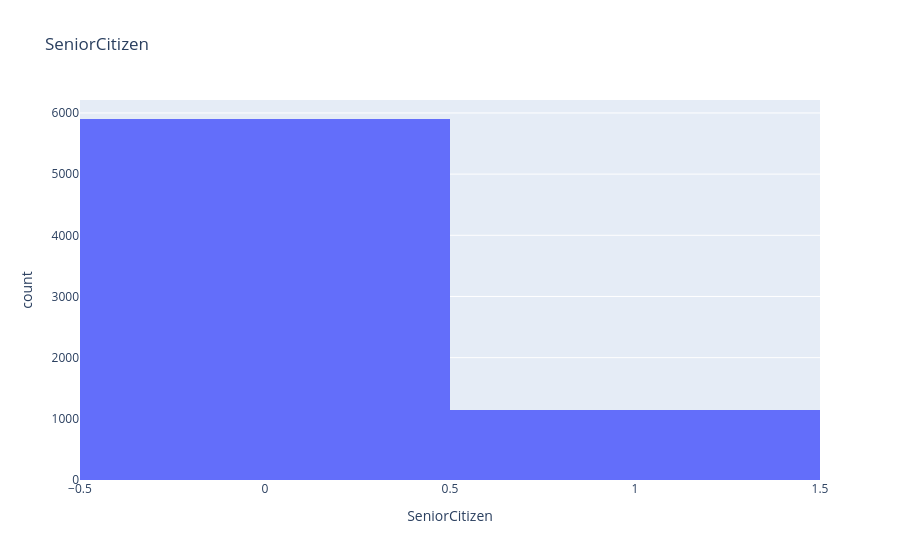
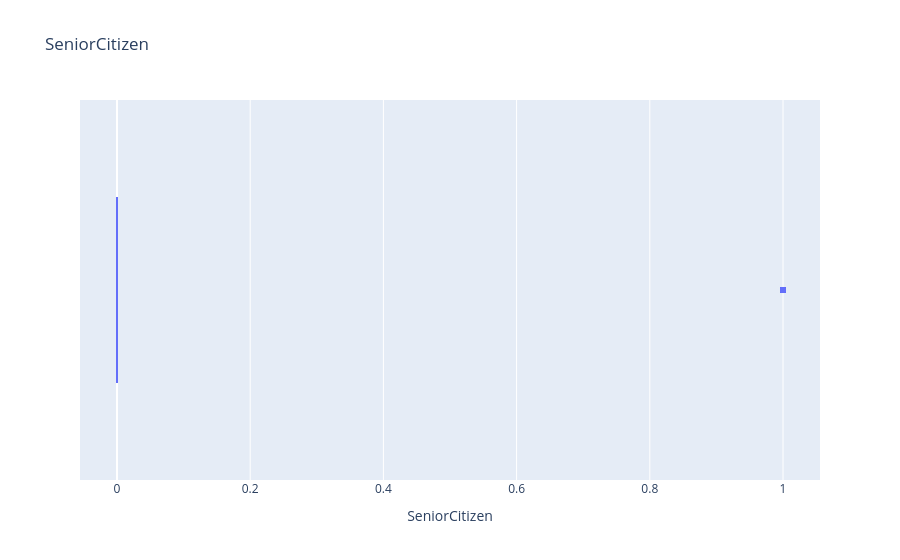
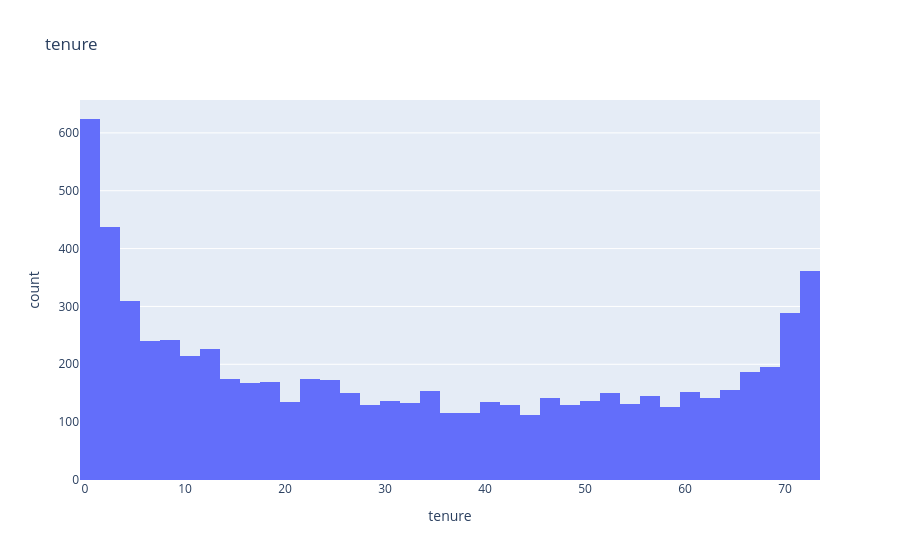
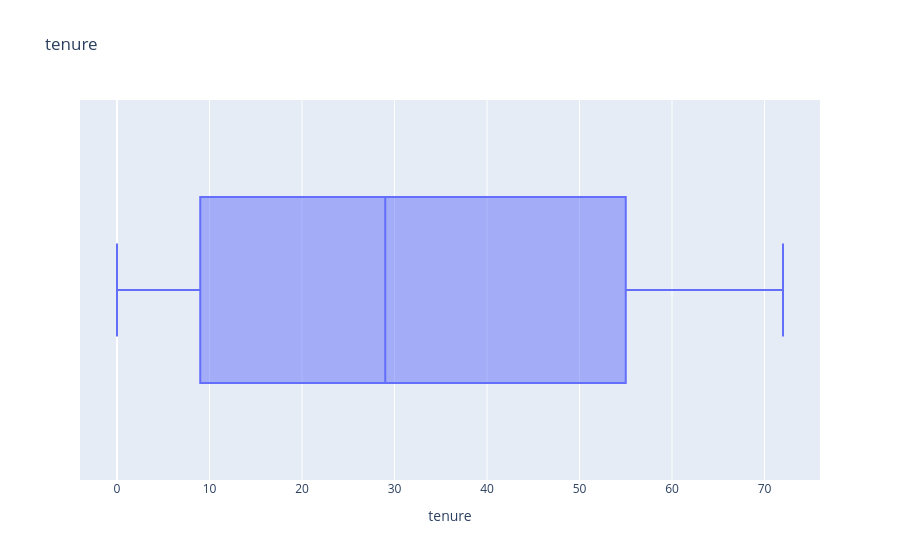

The code cell stored with these charts, in order, in its notebook:
### Code cell
for col in num_cols1:

    px.histogram(data_frame= df, x= col, title= col).show()
    px.box(data_frame= df, x= col, title= col).show()

### Figure 1 — Plotly figure (JSON) as saved in the notebook; plotly's stock layout.template omitted (floating-point values rounded to 4 significant figures; data arrays with more than 128 entries replaced by an {"elided": "..."} marker saying what was removed)
{"data": [{"bingroup": "x", "hovertemplate": "SeniorCitizen=%{x}<br>count=%{y}<extra></extra>", "legendgroup": "", "marker": {"color": "#636efa", "pattern": {"shape": ""}}, "name": "", "orientation": "v", "showlegend": false, "type": "histogram", "x": {"elided": "7043 int values"}, "xaxis": "x", "yaxis": "y"}], "layout": {"barmode": "relative", "legend": {"tracegroupgap": 0}, "title": {"text": "SeniorCitizen"}, "xaxis": {"anchor": "y", "domain": [0, 1], "title": {"text": "SeniorCitizen"}}, "yaxis": {"anchor": "x", "domain": [0, 1], "title": {"text": "count"}}}}

### Figure 2 — Plotly figure (JSON) as saved in the notebook; plotly's stock layout.template omitted (floating-point values rounded to 4 significant figures; data arrays with more than 128 entries replaced by an {"elided": "..."} marker saying what was removed)
{"data": [{"alignmentgroup": "True", "hovertemplate": "SeniorCitizen=%{x}<extra></extra>", "legendgroup": "", "marker": {"color": "#636efa"}, "name": "", "notched": false, "offsetgroup": "", "orientation": "h", "showlegend": false, "type": "box", "x": {"elided": "7043 int values"}, "x0": " ", "xaxis": "x", "y0": " ", "yaxis": "y"}], "layout": {"boxmode": "group", "legend": {"tracegroupgap": 0}, "title": {"text": "SeniorCitizen"}, "xaxis": {"anchor": "y", "domain": [0, 1], "title": {"text": "SeniorCitizen"}}, "yaxis": {"anchor": "x", "domain": [0, 1]}}}

### Figure 3 — Plotly figure (JSON) as saved in the notebook; plotly's stock layout.template omitted (floating-point values rounded to 4 significant figures; data arrays with more than 128 entries replaced by an {"elided": "..."} marker saying what was removed)
{"data": [{"bingroup": "x", "hovertemplate": "tenure=%{x}<br>count=%{y}<extra></extra>", "legendgroup": "", "marker": {"color": "#636efa", "pattern": {"shape": ""}}, "name": "", "orientation": "v", "showlegend": false, "type": "histogram", "x": {"elided": "7043 int values"}, "xaxis": "x", "yaxis": "y"}], "layout": {"barmode": "relative", "legend": {"tracegroupgap": 0}, "title": {"text": "tenure"}, "xaxis": {"anchor": "y", "domain": [0, 1], "title": {"text": "tenure"}}, "yaxis": {"anchor": "x", "domain": [0, 1], "title": {"text": "count"}}}}

### Figure 4 — Plotly figure (JSON) as saved in the notebook; plotly's stock layout.template omitted (floating-point values rounded to 4 significant figures; data arrays with more than 128 entries replaced by an {"elided": "..."} marker saying what was removed)
{"data": [{"alignmentgroup": "True", "hovertemplate": "tenure=%{x}<extra></extra>", "legendgroup": "", "marker": {"color": "#636efa"}, "name": "", "notched": false, "offsetgroup": "", "orientation": "h", "showlegend": false, "type": "box", "x": {"elided": "7043 int values"}, "x0": " ", "xaxis": "x", "y0": " ", "yaxis": "y"}], "layout": {"boxmode": "group", "legend": {"tracegroupgap": 0}, "title": {"text": "tenure"}, "xaxis": {"anchor": "y", "domain": [0, 1], "title": {"text": "tenure"}}, "yaxis": {"anchor": "x", "domain": [0, 1]}}}
